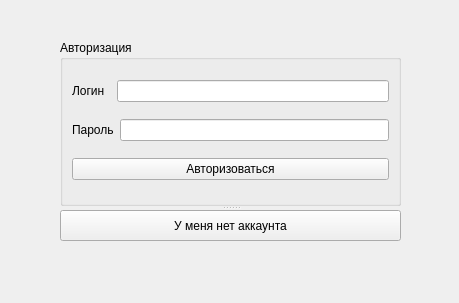
<?xml version="1.0" encoding="UTF-8"?>
<ui version="4.0">
 <class>Auth_Window</class>
 <widget class="QDialog" name="Auth_Window">
  <property name="geometry">
   <rect>
    <x>0</x>
    <y>0</y>
    <width>459</width>
    <height>303</height>
   </rect>
  </property>
  <property name="minimumSize">
   <size>
    <width>400</width>
    <height>250</height>
   </size>
  </property>
  <property name="maximumSize">
   <size>
    <width>600</width>
    <height>600</height>
   </size>
  </property>
  <property name="windowTitle">
   <string>Dialog</string>
  </property>
  <widget class="QPushButton" name="noaccountbutton">
   <property name="geometry">
    <rect>
     <x>411</x>
     <y>423</y>
     <width>171</width>
     <height>21</height>
    </rect>
   </property>
   <property name="text">
    <string>У меня нет аккаунта</string>
   </property>
  </widget>
  <widget class="QSplitter" name="splitter">
   <property name="geometry">
    <rect>
     <x>60</x>
     <y>40</y>
     <width>341</width>
     <height>201</height>
    </rect>
   </property>
   <property name="orientation">
    <enum>Qt::Vertical</enum>
   </property>
   <widget class="QGroupBox" name="groupBox">
    <property name="title">
     <string>Авторизация</string>
    </property>
    <layout class="QGridLayout" name="gridLayout">
     <item row="1" column="0">
      <layout class="QHBoxLayout" name="horizontalLayout_2">
       <item>
        <widget class="QLabel" name="label_2">
         <property name="text">
          <string>Пароль</string>
         </property>
        </widget>
       </item>
       <item>
        <widget class="QLineEdit" name="pass"/>
       </item>
      </layout>
     </item>
     <item row="2" column="0">
      <widget class="QPushButton" name="authbutton">
       <property name="text">
        <string>Авторизоваться</string>
       </property>
      </widget>
     </item>
     <item row="0" column="0">
      <layout class="QHBoxLayout" name="horizontalLayout">
       <item>
        <widget class="QLabel" name="label">
         <property name="text">
          <string>Логин  </string>
         </property>
        </widget>
       </item>
       <item>
        <widget class="QLineEdit" name="login"/>
       </item>
      </layout>
     </item>
    </layout>
   </widget>
   <widget class="QPushButton" name="regbutton">
    <property name="text">
     <string>У меня нет аккаунта</string>
    </property>
   </widget>
  </widget>
 </widget>
 <resources/>
 <connections/>
</ui>
